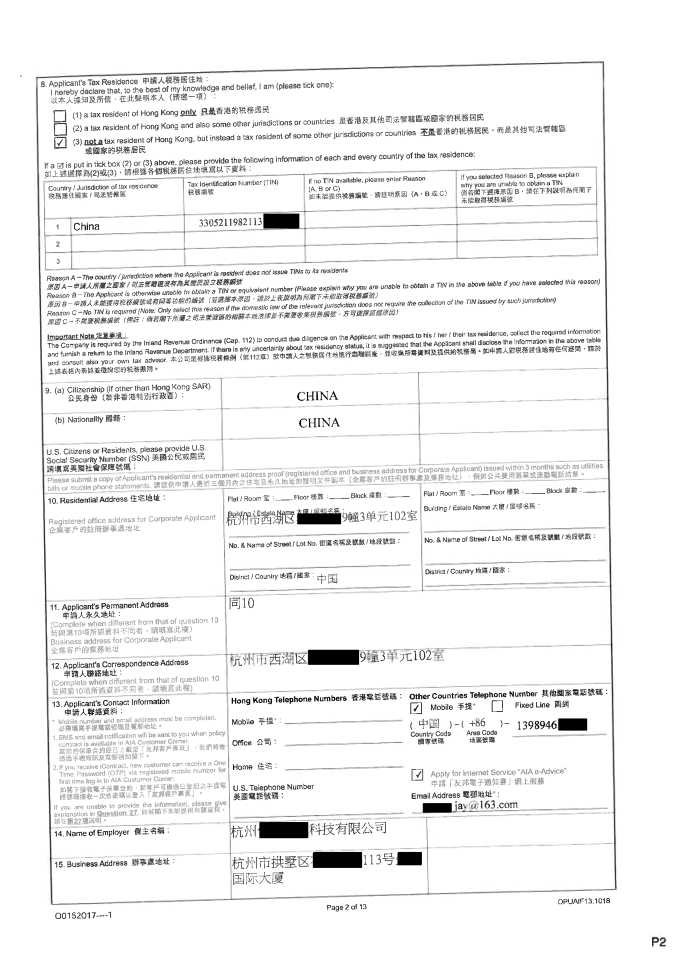
#> input picture sample/d06p1.jpg, 1358 x 1920 px (shown at 1/2 size)
$ python test.py   (older library calls are emulated)
#> lines starting #> are read from the running program, lines starting #| are printed output that depends on the picture; after the words box and inside, x2 and y2 are one past the last pixel; in counts of white or black regions, pixels touching at a corner belong together
import sys
from matplotlib.pyplot import imshow
from matplotlib import pyplot as plt
import numpy as np
from PIL import Image, ImageFont, ImageDraw, ImageEnhance
import cv2

from easydict import EasyDict as edict
from simplejson import loads
import json
import urllib

import os
#import base64
from io import BytesIO
from os import listdir
from os.path import isfile, join
import glob
import requests

import time
import csv
import logging
import imutils


image_file_path = 'sample/d06p1.jpg'

image = cv2.imread(image_file_path)
#> image is the input picture: shape (1920, 1358, 3); min 0, max 255, mean 241.4
#cv2.imshow("Input:",image)
#cv2.waitKey(0)
#cv2.destroyAllWindows()

gray = cv2.cvtColor(image, cv2.COLOR_BGR2GRAY)
gray = cv2.GaussianBlur(gray, (5, 5), 0)
edged = cv2.Canny(gray, 10, 50)
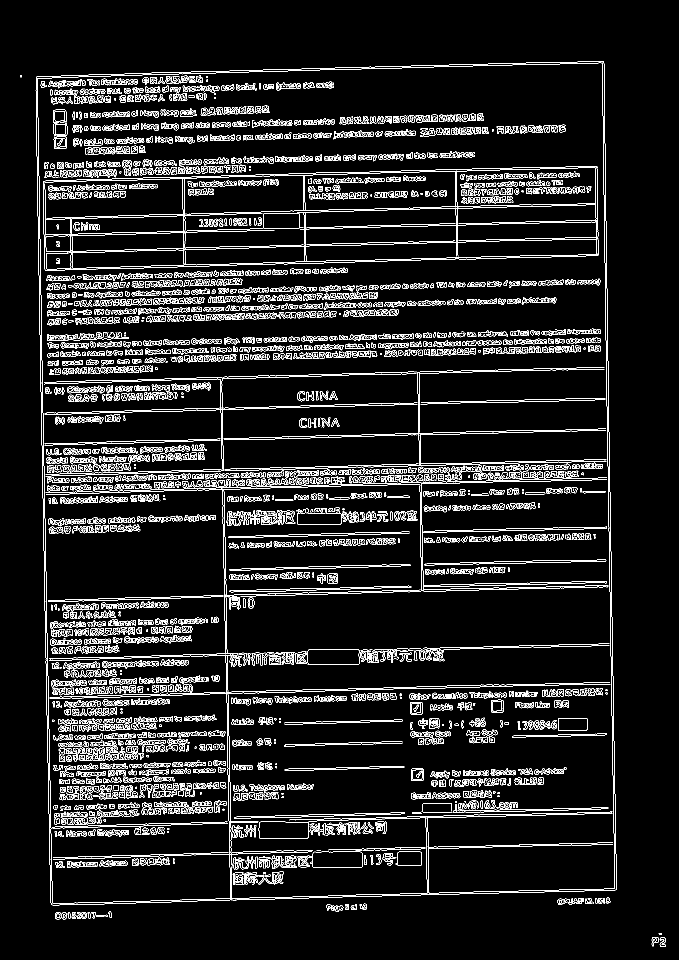
#> edged: shape (1920, 1358) (shown at 1/2 size); 7.8% white in thin lines or dots, all inside (x1, y1, x2, y2) = (40, 122, 1332, 1894)
cnts,hier = cv2.findContours(edged.copy(), cv2.RETR_LIST, cv2.CHAIN_APPROX_SIMPLE)
#> cnts = 7545 contours, 4818 with area under 20; largest, box (x1, y1, x2, y2) and area: (71, 122, 1234, 1811) 1880613, (75, 125, 1230, 1808) 1856412, (86, 332, 1197, 542) 198748, (144, 409, 1194, 537) 69544, (86, 357, 565, 542) 25524
cnts = cnts[0] if imutils.is_cv2() else cnts[1]
#> cnts = contour of 22 points, box (x1, y1, x2, y2) (1306, 1877, 1314, 1883), area 4
cnts = sorted(cnts, key=cv2.contourArea, reverse=True)[:5]
#> cnts = [[[1310, 1877]], [[1309, 1878]], [[1307, 1878]], [[1306, 1879]], [[1307, 1880]]]
screenCnt = None
'''
for c in cnts:
    peri = cv2.arcLength(c, True)
    approx = cv2.approxPolyDP(c, 0.02 * peri, True)
    if len(approx) == 4:
        screenCnt = approx
        break
'''
largestContour = 0
for i in range(1, len(cnts)):
    if cv2.contourArea(cnts[i]) > cv2.contourArea(cnts[largestContour]):
        largestContour = i
#> this loop made 4 passes
#> after the loop, largestContour = 0
screenCnt = cnts[largestContour]
#> screenCnt = [[1310, 1877]]
#cv2.drawContours(image, [screenCnt], -1, (0, 255, 0), 2)
if screenCnt is None:
    print("contour is none")
else:
    print("contour is %d", largestContour)
#| contour is %d 0
cv2.drawContours(image, [screenCnt], -1, (0, 255, 0), 2)
#> image: shape (1920, 1358, 3); under 0.01% of pixels changed, all inside (x1, y1, x2, y2) = (1309, 1876, 1312, 1879)

resized_image = cv2.resize(image,(image.shape[1]//3,image.shape[0]//3),interpolation=cv2.INTER_CUBIC)
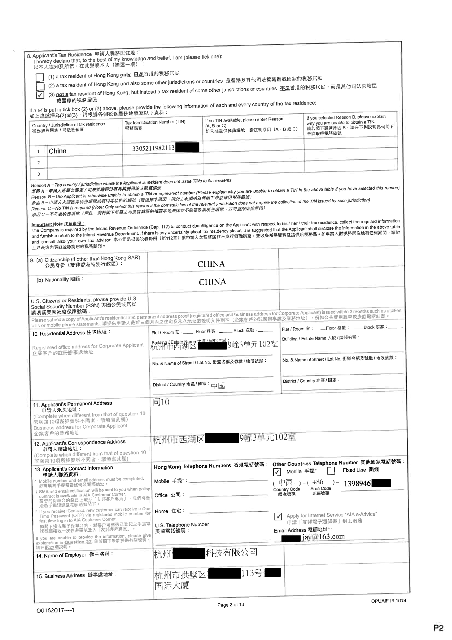
#> resized_image: shape (640, 452, 3); mean B, G, R 241.3, 241.3, 241.3
cv2.imshow("Contour:",resized_image)
cv2.waitKey(0)
cv2.destroyAllWindows()
